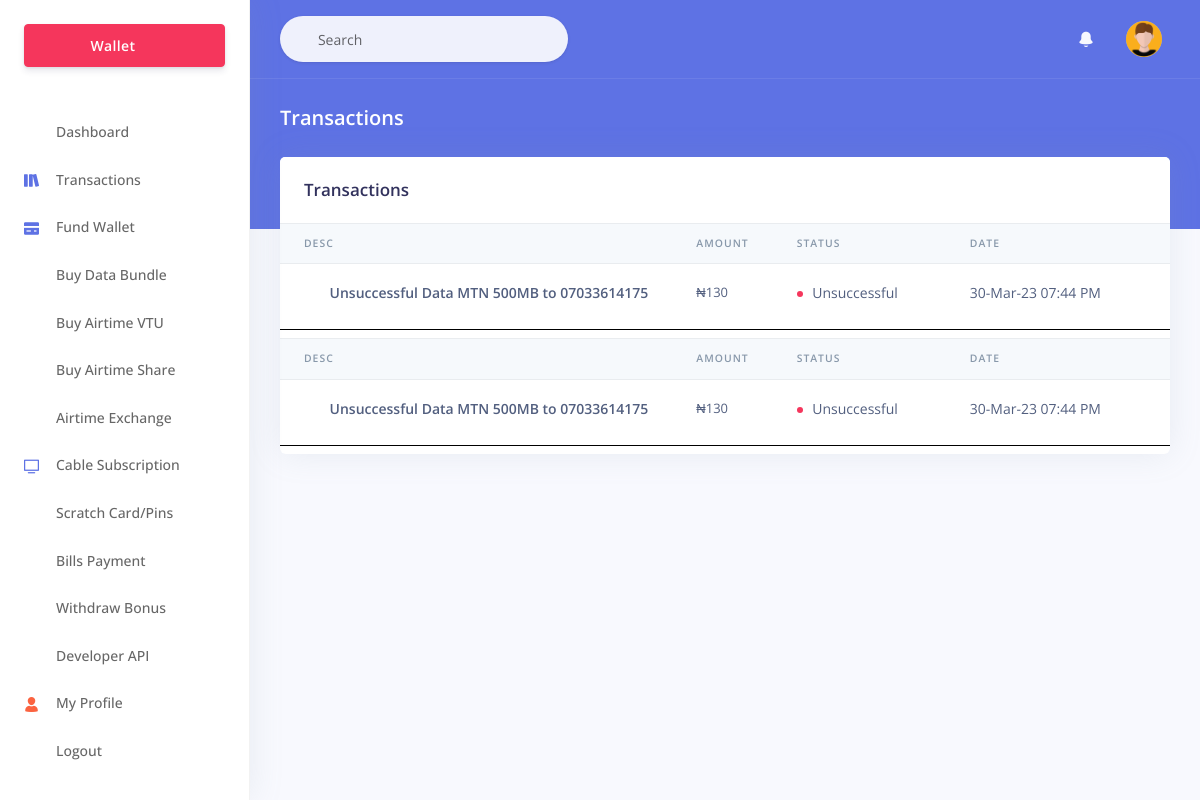
/0/history.php (signed in), run on the app's committed database.
### tables this page shows
CREATE TABLE `mytransaction` (
  `id` int(255) NOT NULL,
  `email` varchar(255) NOT NULL,
  `username` varchar(225) NOT NULL,
  `amount` varchar(255) NOT NULL,
  `descr` varchar(2552) NOT NULL,
  `status` varchar(255) NOT NULL,
  `date` varchar(255) NOT NULL,
  `active` varchar(255) NOT NULL,
  `trx` varchar(255) NOT NULL,
  `oldbal` varchar(255) NOT NULL,
  `newbal` varchar(255) NOT NULL
);

### 0/session.php (called while the page is built, shortened)
<?php
require("../config.php");
$ch_ss=mysqli_query($db, "SELECT * FROM users WHERE emailR='".$_SESSION['email']."' AND sid='".$_SESSION['sid']."'");
    if (mysqli_num_rows($ch_ss)<1){
        session_unset();
        session_destroy();
        header("location:login");
    }
    else{
        while ($data=mysqli_fetch_array($ch_ss, MYSQLI_ASSOC)) {
            $email=$data['emailR'];
            $username=$data['email'];
        }
}
?>

### config.php (called while the page is built, shortened)
<?php
$baseurl = "https:// olampaysub.com/0";
?>

### 0/history.php (the view, shortened to what this page needs)
<?php require("header.php"); ?>
<?php
        $error=$history="";
        $xxx= mysqli_query($db,"SELECT * FROM mytransaction WHERE email='".$email."' OR username='".$username."' ORDER BY id DESC LIMIT 300");
        while ($data = mysqli_fetch_array($xxx, MYSQLI_ASSOC))
    {
      $status=$data['status'];
      $amount=$data['amount'];
      $trx=$data['trx'];
      $descr=$data['descr'];
      $date=$data['date'];
      $oldbal=$data['oldbal'];
      $newbal=$data['newbal'];
      $faxST=strtolower($status);
      if ($faxST=="successful"){
        $actmode="bg-success";
      }
      else {
        $actmode="bg-danger";
      }
      $history.=' <div class="table-responsive">
              <table class="table align-items-center table-flush">
                <thead class="thead-light">
                  <tr>
                    <th scope="col" class="sort" data-sort="name">Desc</th>
                    <th scope="col" class="sort" data-sort="budget">Amount</th>
                    <th scope="col" class="sort" data-sort="status">Status</th>
                    <th scope="col">Date</th>
                    <th scope="col">Ref</th>
                  </tr>
                </thead>
                <tbody class="list">
                  <tr>
                    <th scope="row">
                      <div class="media align-items-center">
                        <a href="'.$baseurl.'/receipt.php?refrence='.$trx.'">
                          <i class="fas fa-print" style="font-size:20px;margin-right:10px;"></i>
                        </a>
                        <div class="media-body">
                          <span class="name mb-0 text-sm">'.$descr.'</span>
                        </div>
                      </div>
                    </th>
                    <td class="budget">
                      &#8358;'.$amount.'
                    </td>
                    <td>
                      <span class="badge badge-dot mr-4">
                        <i class="'.$actmode.'"></i>
                        <span class="status">'.$status.'</span>
                      </span>
                    </td>
                    <td>
                       <span class="badge badge-dot mr-4">
                        <span>'.$date.'</span>
                      </span>
                    </td>
                    <td>
                        <span>'.$trx.'</span>
                    </td>
                        <span>&#8358;'.$oldbal.'</span>
                        <span>&#8358;'.$newbal.'</span>
                  </tr>
                </tbody>
              </table>
            </div><div class="dropdown-divider" style="border-color:black;"></div>';
      }
      ?>
<?php require("menu.php"); ?>
  <?php require("navbar.php"); ?>
    <div class="header bg-primary pb-6" style="max-height: 200px;">
      <div class="container-fluid">
        <div class="header-body">
          <div class="row align-items-center py-4">
            <div class="col-lg-6 col-7">
              <h6 class="h2 text-white d-inline-block mb-0">Transactions</h6>
            </div>
          </div>
        </div>
      </div>
    </div>
    <div class="container-fluid mt--6">
      <div class="row">
        <div class="col">
          <div class="card">
            <div class="card-header border-0">
              <h3 class="mb-0">Transactions</h3>
            </div>
           <?php echo $history; ?>
          </div>
        </div>
      </div>
<?php require("footer.php"); ?>

### data on the page
mytransaction: descr "Unsuccessful Data MTN 500MB to 07033614175", amount "130", status "Unsuccessful", date "30-Mar-23 07:44 PM"
mytransaction: descr "Unsuccessful Data MTN 500MB to 07033614175", amount "130", status "Unsuccessful", date "30-Mar-23 07:44 PM"
